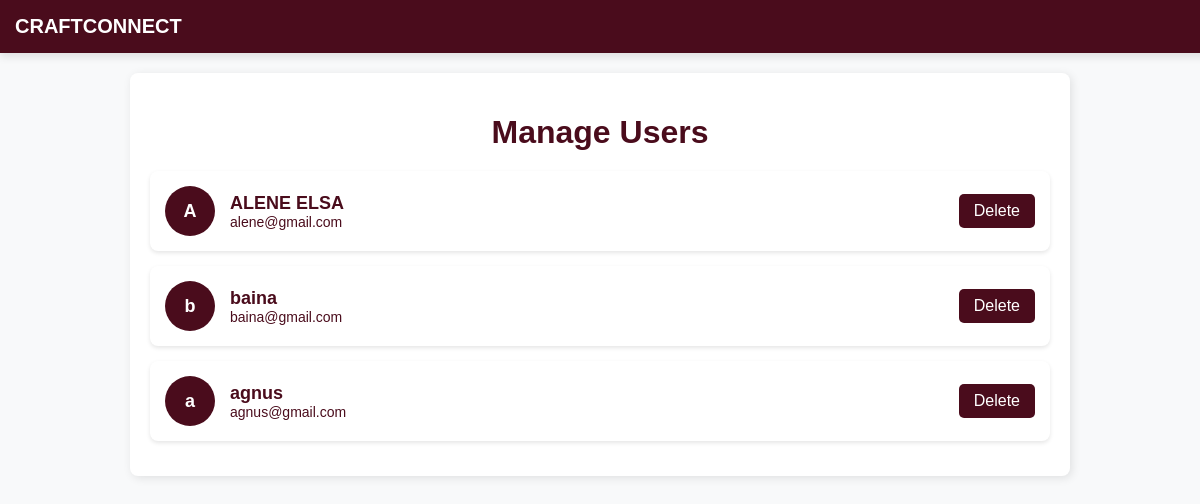
The app's page /admin/users (signed in) with its own data.
### tables this page shows
CREATE TABLE users (
            id INTEGER PRIMARY KEY AUTOINCREMENT,
            name TEXT NOT NULL,
            email TEXT UNIQUE NOT NULL,
            password TEXT NOT NULL,
            user_type TEXT NOT NULL,
            profile_pic TEXT DEFAULT 'default_profile.jpg'
        , phone TEXT, whatsapp TEXT, address TEXT, description TEXT, username TEXT);

### app.py (the view)
@app.route('/admin/users')
def admin_users():
    if 'admin_logged_in' not in session:
        return redirect('/admin')
    conn = get_db_connection()
    users = conn.execute('SELECT * FROM users').fetchall()
    cursor = conn.cursor()
    try:
        cursor.execute("ALTER TABLE products ADD COLUMN approved INTEGER DEFAULT 0;")
        conn.commit()
        print("✅ 'approved' column added successfully!")
    except sqlite3.OperationalError:
        print("⚠️ Column 'approved' already exists. No changes made.")
    conn.close()
    return render_template('admin_users.html', users=users)

### app.py (called while the page is built)
def get_db_connection():
    conn = sqlite3.connect("craftconnect.db")
    conn.row_factory = sqlite3.Row
    return conn

### templates/admin_users.html (shortened to what this page needs)
<!DOCTYPE html>
<html lang="en">
<head>
    <link rel="stylesheet" href="{{ url_for('static', filename='css/styles.css') }}">
</head>
<body>
    <div class="navbar">CRAFTCONNECT</div>
    <div class="container">
        <h1>Manage Users</h1>
        {% for user in users %}
        <div class="user-card">
            <div class="user-avatar">{{ user.name[0] }}</div>
            <div class="user-info">
                <div class="user-name">{{ user.name }}</div>
                <div class="user-email">{{ user.email }}</div>
            </div>
            <a href="/admin/user/delete/{{ user.id }}" class="delete-btn">Delete</a>
        </div>
        {% endfor %}
    </div>
</body>
</html>

### static/css/styles.css (style rules this page uses)
body { margin: 0; padding: 0; font-family: Arial, sans-serif; background: white; color: #4D0F28; min-height: 100vh; box-sizing: border-box; }
.navbar { display: flex; justify-content: space-between; align-items: center; padding: 15px 30px; background: #4D0F28; color: white; box-shadow: 0px 4px 8px rgba(0, 0, 0, 0.1); }

### templates/admin_users.html (style rules this page uses)
body { font-family: Arial, sans-serif; background-color: #f8f9fa; margin: 0; padding: 0; }
.navbar { width: 100%; background-color: #4a0c1c; padding: 15px; color: white; font-size: 20px; font-weight: bold; text-align: center; }
.container { max-width: 900px; margin: 20px auto; background: white; padding: 20px; border-radius: 8px; box-shadow: 2px 2px 10px rgba(0, 0, 0, 0.1); }
h1 { text-align: center; color: #4a0c1c; margin-bottom: 20px; }
.user-card { display: flex; align-items: center; background: white; border-radius: 8px; padding: 15px; margin-bottom: 15px; box-shadow: 0 2px 4px rgba(0, 0, 0, 0.1); transition: 0.3s; }
.user-avatar { width: 50px; height: 50px; border-radius: 50%; background-color: #4a0c1c; color: white; display: flex; align-items: center; justify-content: center; font-size: 18px; font-weight: bold; margin-right: 15px; }
.user-info { flex: 1; }
.user-name { font-size: 18px; font-weight: bold; color: #4a0c1c; }
.user-email { font-size: 14px; color: #4a0c1c; }
.delete-btn { background-color: #4a0c1c; color: white; border: none; padding: 8px 15px; text-decoration: none; border-radius: 5px; cursor: pointer; transition: 0.3s; }

### records on screen
users: name "A", name "ALENE ELSA", email "alene@gmail.com"
users: name "b", name "baina", email "baina@gmail.com"
users: name "a", name "agnus", email "agnus@gmail.com"
